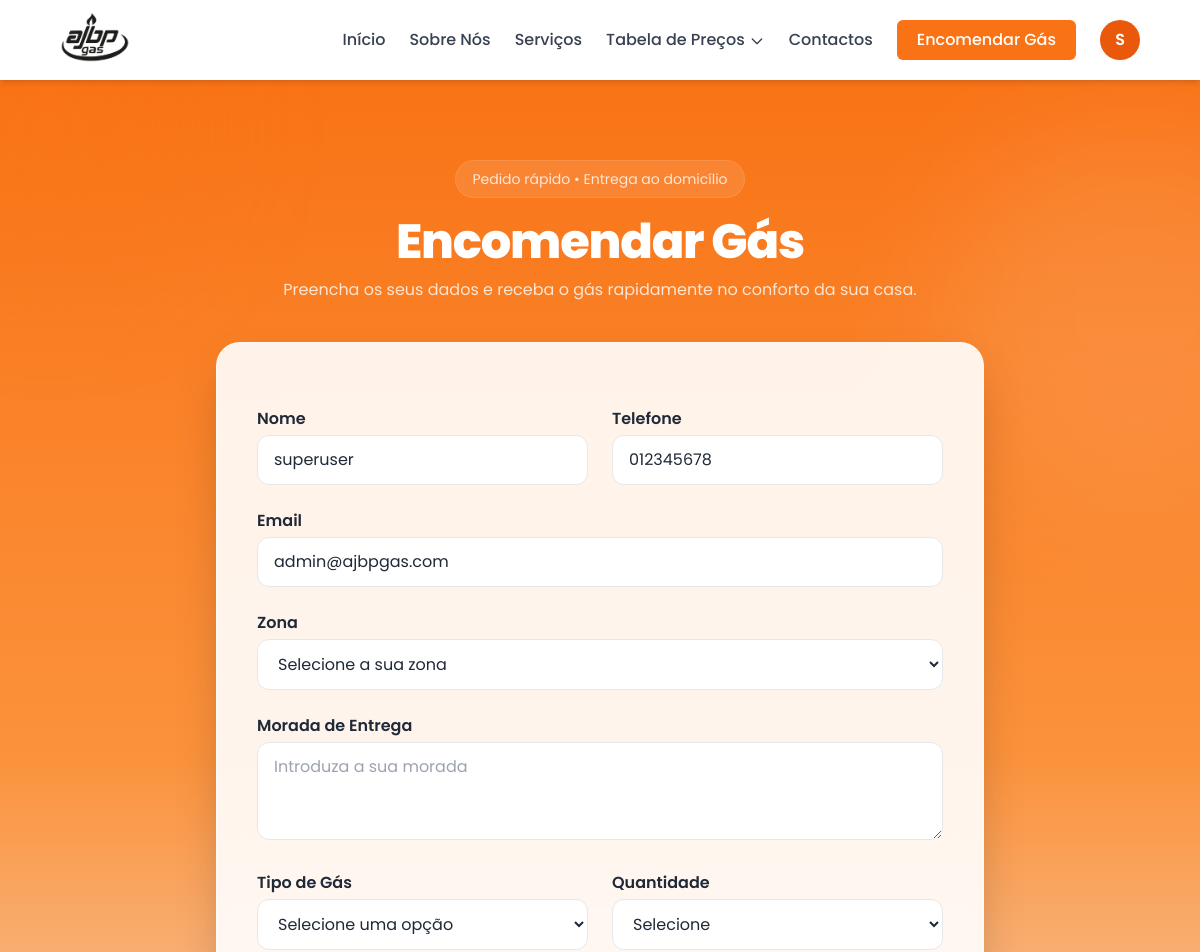
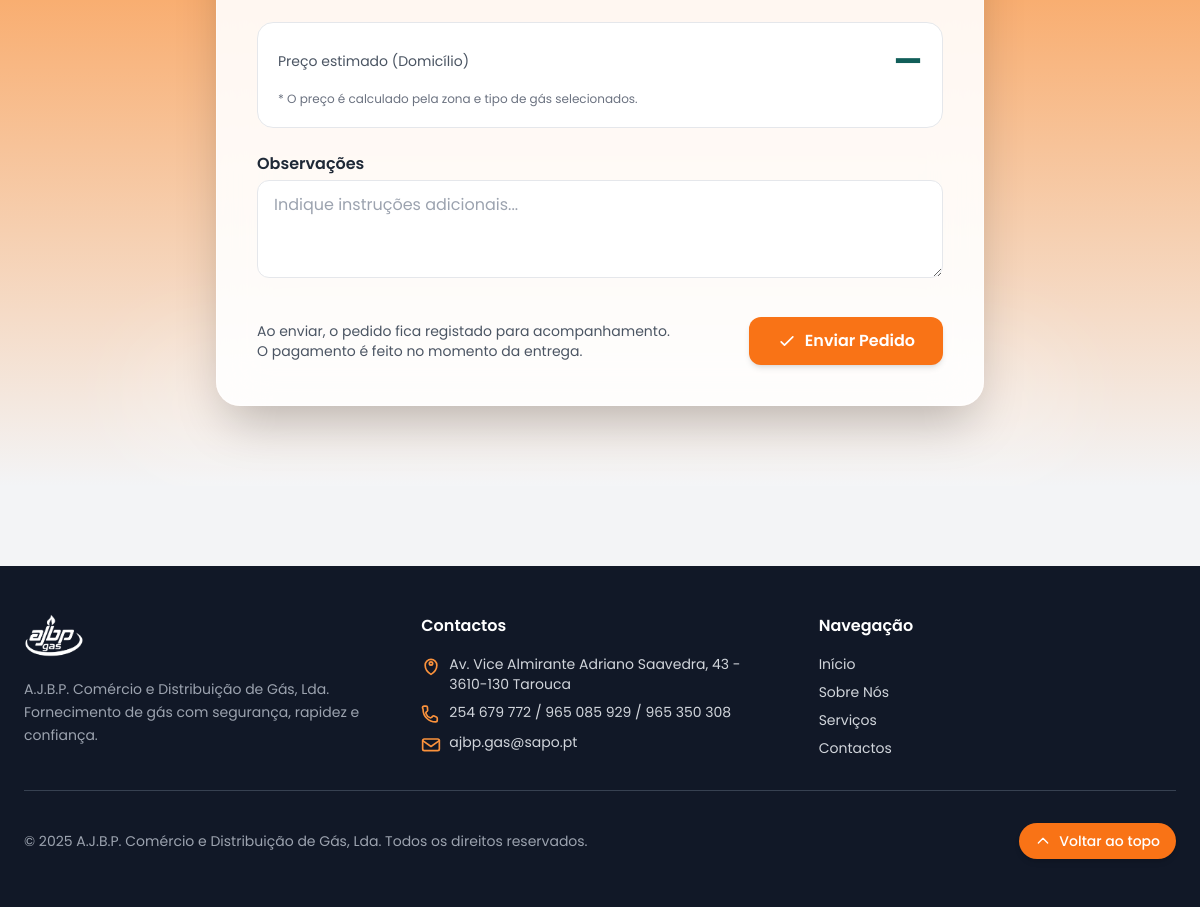
/encomendar.php (signed in), run on the app's committed database (2 pictures, top to bottom).
### tables this page shows
CREATE TABLE IF NOT EXISTS `utilizadores` (
  `id` int NOT NULL AUTO_INCREMENT,
  `nome` varchar(120) NOT NULL,
  `email` varchar(160) NOT NULL,
  `telemovel` varchar(30) DEFAULT NULL,
  `password_hash` varchar(255) NOT NULL,
  `created_at` timestamp NULL DEFAULT CURRENT_TIMESTAMP,
  `role` enum('user','admin') NOT NULL DEFAULT 'user',
  PRIMARY KEY (`id`),
  UNIQUE KEY `email` (`email`)
);

### encomendar.php (the view, shortened to what this page needs)
<?php
require 'includes/connection.php';
$user = null;
if (!empty($_SESSION['user_id'])) {
  $stmt = $pdo->prepare("SELECT nome, email, telemovel FROM utilizadores WHERE id = ? LIMIT 1");
  $stmt->execute([$_SESSION['user_id']]);
  $user = $stmt->fetch(PDO::FETCH_ASSOC);
}
?>
<!DOCTYPE html>
<html lang="pt">
<head>
  <script src="https://cdn.tailwindcss.com"></script>
</head>
<body class="text-gray-800 font-sans bg-gray-100 min-h-screen flex flex-col">
  <?php include('includes/header.php'); ?>
  <main class="flex-1">
    <section class="relative overflow-hidden">
        <div class="absolute -top-24 -left-24 h-72 w-72 rounded-full bg-orange-500/25 blur-3xl"></div>
        <div class="absolute top-10 -right-32 h-96 w-96 rounded-full bg-white/10 blur-3xl"></div>
        <div class="absolute bottom-0 left-1/2 -translate-x-1/2 h-40 w-[80%] bg-white/20 blur-2xl rounded-full"></div>
      <div class="relative z-10 px-4 py-16 md:py-20">
        <div class="max-w-5xl mx-auto">
          <div class="text-center mb-10">
            <p class="inline-flex items-center gap-2 text-sm text-white/80 bg-white/10 border border-white/10 px-4 py-2 rounded-full">
              Pedido rápido • Entrega ao domicílio
            </p>
            <h1 class="mt-5 text-4xl md:text-5xl font-extrabold text-white tracking-tight">
              Encomendar Gás
            </h1>
            <p class="mt-3 text-white/80 max-w-2xl mx-auto">
              Preencha os seus dados e receba o gás rapidamente no conforto da sua casa.
            </p>
          </div>
          <div class="bg-white/90 backdrop-blur-xl rounded-3xl shadow-2xl border border-white/50 p-7 md:p-10 max-w-3xl mx-auto">
            <form action="encomendar_action.php" method="POST" class="space-y-6">
              <div class="grid md:grid-cols-2 gap-6">
                <div>
                  <label for="nome" class="block font-semibold text-gray-800 mb-1">Nome</label>
                  <input type="text" id="nome" name="nome" required placeholder="Introduza o seu nome" value="<?= htmlspecialchars($user['nome'] ?? '') ?>"
                    class="w-full bg-white border border-gray-200 rounded-xl px-4 py-3 focus:ring-4 focus:ring-orange-500/20 focus:border-orange-500 outline-none transition">
                </div>
                <div>
                  <label for="telefone" class="block font-semibold text-gray-800 mb-1">Telefone</label>
                  <input type="tel" id="telefone" name="telefone" required placeholder="Introduza o seu número de telefone" value="<?= htmlspecialchars($user['telemovel'] ?? '') ?>"
                    class="w-full bg-white border border-gray-200 rounded-xl px-4 py-3 focus:ring-4 focus:ring-orange-500/20 focus:border-orange-500 outline-none transition">
                </div>
              </div>
              <div>
                <label for="email" class="block font-semibold text-gray-800 mb-1">Email</label>
                <input type="email" id="email" name="email" required placeholder="Introduza o seu email" value="<?= htmlspecialchars($user['email'] ?? '') ?>"
                  class="w-full bg-white border border-gray-200 rounded-xl px-4 py-3 focus:ring-4 focus:ring-orange-500/20 focus:border-orange-500 outline-none transition">
              </div>
              <div>
                <label for="zona_id" class="block font-semibold text-gray-800 mb-1">Zona</label>
                <select id="zona_id" name="zona_id" required class="w-full bg-white border border-gray-200 rounded-xl px-4 py-3 focus:ring-4 focus:ring-orange-500/20 focus:border-orange-500 outline-none transition">
                  <option value="">Selecione a sua zona</option>
                </select>
              </div>
              <div>
                <label for="morada" class="block font-semibold text-gray-800 mb-1">Morada de Entrega</label>
                <textarea id="morada" name="morada" required rows="3" placeholder="Introduza a sua morada" class="w-full bg-white border border-gray-200 rounded-xl px-4 py-3 focus:ring-4 focus:ring-orange-500/20 focus:border-orange-500 outline-none transition"></textarea>
              </div>
              <div class="grid md:grid-cols-2 gap-6">
                <div>
                  <label for="tipo" class="block font-semibold text-gray-800 mb-1">Tipo de Gás</label>
                  <select id="tipo" name="tipo" required class="w-full bg-white border border-gray-200 rounded-xl px-4 py-3 focus:ring-4 focus:ring-orange-500/20 focus:border-orange-500 outline-none transition">
                    <option value="">Selecione uma opção</option>
                  </select>
                </div>
                <div>
                  <label for="quantidade" class="block font-semibold text-gray-800 mb-1">Quantidade</label>
                  <select id="quantidade" name="quantidade" required class="w-full bg-white border border-gray-200 rounded-xl px-4 py-3 focus:ring-4 focus:ring-orange-500/20 focus:border-orange-500 outline-none transition">
                    <option value="">Selecione</option>
                  </select>
                </div>
              </div>
              <div class="rounded-2xl border border-gray-200 bg-white p-5">
                <div class="flex flex-col sm:flex-row sm:items-center sm:justify-between gap-2">
                  <div>
                    <div class="text-sm text-gray-600">Preço estimado (Domicílio)</div>
                  </div>
                  <div class="text-right">
                    <div class="text-3xl font-extrabold text-teal-800" id="totalPrice">—</div>
                  </div>
                </div>
                <div class="mt-3 text-xs text-gray-500">
                  * O preço é calculado pela zona e tipo de gás selecionados.
                </div>
              </div>
              <div>
                <label for="observacoes" class="block font-semibold text-gray-800 mb-1">Observações</label>
                <textarea id="observacoes" name="observacoes" rows="3" placeholder="Indique instruções adicionais..." class="w-full bg-white border border-gray-200 rounded-xl px-4 py-3 focus:ring-4 focus:ring-orange-500/20 focus:border-orange-500 outline-none transition"></textarea>
              </div>
              <div class="pt-2 flex flex-col sm:flex-row gap-3 items-center justify-between">
                <p class="text-sm text-gray-600">
                  Ao enviar, o pedido fica registado para acompanhamento.<br>O pagamento é feito no momento da entrega.
                </p>
                <button type="submit" class="inline-flex items-center justify-center gap-2 bg-orange-500 hover:bg-orange-600 text-white px-7 py-3 rounded-xl font-semibold text-base shadow-md hover:shadow-lg transition">
                  <svg xmlns="http://www.w3.org/2000/svg" class="h-5 w-5" fill="none" viewBox="0 0 24 24" stroke="currentColor" stroke-width="2">
                    <path stroke-linecap="round" stroke-linejoin="round" d="M5 13l4 4L19 7" />
                  </svg>
                  Enviar Pedido
                </button>
              </div>
            </form>
          </div>
        </div>
      </div>
    </section>
  </main>
  <?php include('includes/footer.php'); ?>
</body>
</html>

### data on the page
utilizadores: nome "superuser", telefone "012345678", email "admin@ajbpgas.com"

### other printed values
$iniciais "S"
